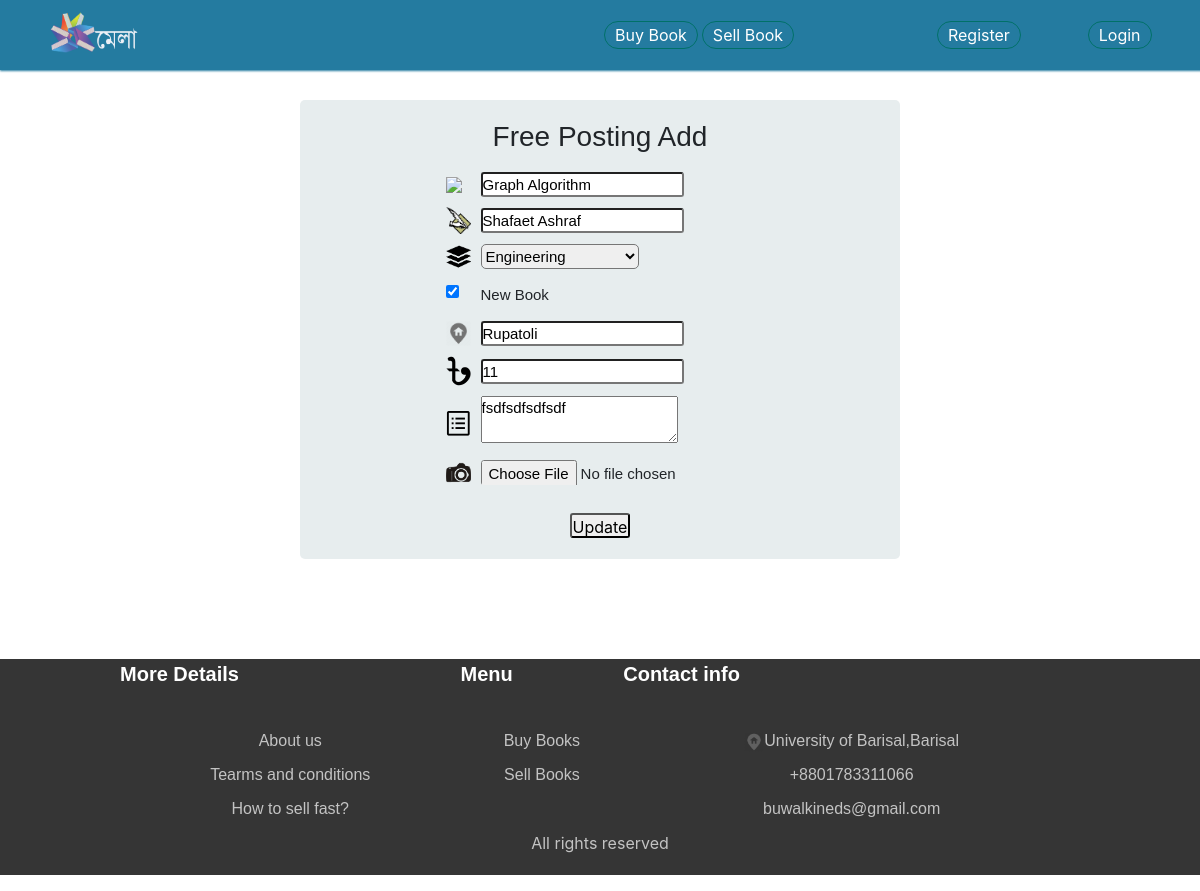
Screenshot of /updatead/1 with the database file from the repository.
### firstapp/models.py (models this page shows, shortened)
class Advertisement(models.Model):
    Book_Name = models.CharField( max_length=250)
    Authors_Name = models.CharField(max_length=250)
    Category = models.ForeignKey("Category",on_delete=models.CASCADE,null=True)
    Books_Condition = models.BooleanField(default=False, null=True)
    Location = models.CharField(max_length=250)
    Division = models.ForeignKey("Division", on_delete=models.CASCADE,null=True)
    Details = models.TextField()
    Price = models.IntegerField()
    Image = models.ImageField(
        upload_to='pictures',
        height_field=None,
        width_field=None,
        max_length=None,
        null = True,
        )
    Poster = models.ForeignKey(settings.AUTH_USER_MODEL, on_delete=models.CASCADE, null = True)

### firstapp/views.py (the view, shortened to what this page needs)
# urls.py: path('updatead/<int:id>',views.updatead,name="updatead"),
def updatead(request,id):
    prod = Advertisement.objects.get(id=id)
    categories = Category.objects.all()
    context={
        'product':prod,
        'categories':categories,
    }
    return render(request,'updatead.html',context)

### firstapp/models.py (called while the page is built)
    def __str__(self):
        return self.Name

### templates/updatead.html (shortened to what this page needs)
{% extends 'base.html' %}
{% load static %}
{%block content %}
<center>
	<div class="addpostdiv">
		<h3 id="addpostheader">Free Posting Add</h3>
		<form class="addpostform" method="post" action="" enctype="multipart/form-data">
			<table class="addposttable">
				<tr>
					<td>
						<img src="{% static 'images/book.png' %}" heigth="25" width="25">
					</td>
					<td>
						<input type="text" name="Book_Name" value="{{product.Book_Name}}" Required>
					</td>
				</tr>
				<tr>
					<td>
						<img src="{% static 'images/author.png' %}" heigth="25" width="25">
					</td>
					<td>
						<input type="text" name="Authors_Name" value="{{product.Authors_Name}}" Required>
					</td>
				</tr>
				<tr>
					<td>
						<img src="{% static 'images/catagory.png' %}" heigth="25" width="25">
					</td>
					<td>
						<select name="Category" style="height: 25px; width: 158px; border-radius: 5px;">
						  {% for category in categories %}
						  <option value="{{category.id}}">{{category}}</option>
						  {% endfor %}
						</select>
					</td>
				</tr>
				<tr>
					<td><input type="checkbox" name="Books_Condition" id="Books_Condition" checked></td>
					<td>New Book</td>
				</tr>
				<tr>
					<td>
						<img src="{% static 'images/location.png' %}" heigth="25" width="25">
					</td>
					<td>
						<input type="text" name="Location" value="{{product.Location}}" Required>
					</td>
				</tr>
				<tr>
					<td>
						<img src="{% static 'images/taka.png' %}" heigth="25" width="25">
					</td>
					<td>
						<input type="text" name="Price" value="{{product.Price}}" Required>
					</td>
				</tr>
				<tr>
					<td>
						<img src="{% static 'images/details.png' %}" heigth="25" width="25">
					</td>
					<td>
						<textarea name="Details" Required>{{product.Details}}</textarea>
					</td>
				</tr>
				<tr>
					<td>
						<img src="{% static 'images/image.png' %}" heigth="25" width="25">
					</td>
					<td>
						<input type="file" name="Image" Required>
					</td>
				</tr>
				<tr>
					<td>
					</td>
				</tr>
				<tr>
					<td></td>
					<td><h4></h4></td>
				</tr>
			</table>
			<input type="submit" name="submit" value="Update" style="width:60px;">
		</form>
		</div>
	</center>
{% endblock %}

### templates/base.html (style rules this page uses)
* { margin: 0; padding: 0; }
* { margin:0; padding: 0; }

### templates/updatead.html (style rules this page uses)
.addpostdiv { background-color: #E7EDEE; width:50%; border-radius: 5px; margin-top: 100px; margin-bottom: 100px; }
.addposttable { font-size: 15px; font-family: Muli, sans-serif; border-radius: 5px; width:50%; padding-left: 30px; padding-bottom: 30px; padding-top:30px; }
.addposttable td { padding-top:10px; padding-left: 10px; }
input { height: 25px; border-radius: 3px; }
#addpostheader { padding-top:20px; font-family: Muli, sans-serif; }
.addpostform { padding-bottom: 20px; }

### rows the page displays
Advertisement: Book_Name "Graph Algorithm", Authors_Name "Shafaet Ashraf", Location "Rupatoli", Price "11", Details "fsdfsdfsdfsdf"

### other values shown
form field Category "Engineering"
